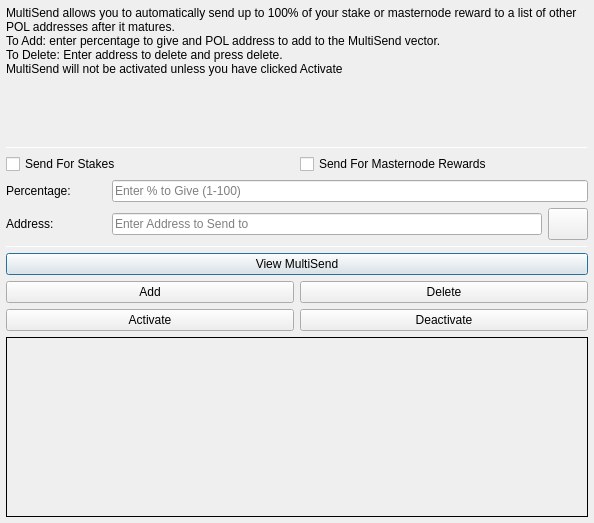
<?xml version="1.0" encoding="UTF-8"?>
<ui version="4.0">
 <class>MultiSendDialog</class>
 <widget class="QDialog" name="MultiSendDialog">
  <property name="windowModality">
   <enum>Qt::NonModal</enum>
  </property>
  <property name="geometry">
   <rect>
    <x>0</x>
    <y>0</y>
    <width>594</width>
    <height>523</height>
   </rect>
  </property>
  <property name="windowTitle">
   <string>MultiSend</string>
  </property>
  <layout class="QVBoxLayout" name="verticalLayout" stretch="0">
   <property name="leftMargin">
    <number>6</number>
   </property>
   <property name="topMargin">
    <number>6</number>
   </property>
   <property name="rightMargin">
    <number>6</number>
   </property>
   <property name="bottomMargin">
    <number>6</number>
   </property>
   <item>
    <layout class="QVBoxLayout" name="verticalLayout_Main" stretch="1,1,1,1,1,1">
     <item>
      <widget class="QLabel" name="label_2">
       <property name="lineWidth">
        <number>1</number>
       </property>
       <property name="text">
        <string>MultiSend allows you to automatically send up to 100% of your stake or masternode reward to a list of other POL addresses after it matures.
To Add: enter percentage to give and POL address to add to the MultiSend vector.
To Delete: Enter address to delete and press delete.
MultiSend will not be activated unless you have clicked Activate</string>
       </property>
       <property name="alignment">
        <set>Qt::AlignLeading|Qt::AlignLeft|Qt::AlignTop</set>
       </property>
       <property name="wordWrap">
        <bool>true</bool>
       </property>
      </widget>
     </item>
     <item>
      <widget class="Line" name="line">
       <property name="minimumSize">
        <size>
         <width>0</width>
         <height>1</height>
        </size>
       </property>
       <property name="maximumSize">
        <size>
         <width>16777215</width>
         <height>1</height>
        </size>
       </property>
       <property name="orientation">
        <enum>Qt::Horizontal</enum>
       </property>
      </widget>
     </item>
     <item>
      <layout class="QVBoxLayout" name="verticalLayout_Settings">
       <item>
        <layout class="QHBoxLayout" name="horizontalLayout">
         <item>
          <widget class="QCheckBox" name="multiSendStakeCheckBox">
           <property name="text">
            <string>Send For Stakes</string>
           </property>
          </widget>
         </item>
         <item>
          <widget class="QCheckBox" name="multiSendMasternodeCheckBox">
           <property name="text">
            <string>Send For Masternode Rewards</string>
           </property>
          </widget>
         </item>
        </layout>
       </item>
       <item>
        <layout class="QHBoxLayout" name="horizontalLayout_6">
         <item>
          <widget class="QLabel" name="label">
           <property name="minimumSize">
            <size>
             <width>100</width>
             <height>0</height>
            </size>
           </property>
           <property name="toolTip">
            <string>Percentage of stake to send</string>
           </property>
           <property name="text">
            <string>Percentage:</string>
           </property>
          </widget>
         </item>
         <item>
          <widget class="QLineEdit" name="multiSendPercentEdit">
           <property name="toolTip">
            <string>Enter whole numbers 1 - 100</string>
           </property>
           <property name="placeholderText">
            <string>Enter % to Give (1-100)</string>
           </property>
          </widget>
         </item>
        </layout>
       </item>
       <item>
        <layout class="QHBoxLayout" name="horizontalLayout_7">
         <item>
          <widget class="QLabel" name="label_5">
           <property name="minimumSize">
            <size>
             <width>100</width>
             <height>0</height>
            </size>
           </property>
           <property name="toolTip">
            <string>Address to send portion of stake to</string>
           </property>
           <property name="text">
            <string>Address:</string>
           </property>
          </widget>
         </item>
         <item>
          <widget class="QLineEdit" name="multiSendAddressEdit">
           <property name="toolTip">
            <string/>
           </property>
           <property name="placeholderText">
            <string>Enter Address to Send to</string>
           </property>
          </widget>
         </item>
         <item>
          <widget class="QPushButton" name="addressBookButton">
           <property name="maximumSize">
            <size>
             <width>16777215</width>
             <height>32</height>
            </size>
           </property>
           <property name="toolTip">
            <string>Choose an address from the address book</string>
           </property>
           <property name="text">
            <string/>
           </property>
           <property name="icon">
            <iconset resource="../polarisnetwork.qrc">
             <normaloff>:/icons/address-book</normaloff>:/icons/address-book</iconset>
           </property>
           <property name="shortcut">
            <string>Alt+A</string>
           </property>
           <property name="autoDefault">
            <bool>false</bool>
           </property>
          </widget>
         </item>
        </layout>
       </item>
      </layout>
     </item>
     <item>
      <widget class="Line" name="line_2">
       <property name="minimumSize">
        <size>
         <width>0</width>
         <height>1</height>
        </size>
       </property>
       <property name="maximumSize">
        <size>
         <width>16777215</width>
         <height>1</height>
        </size>
       </property>
       <property name="orientation">
        <enum>Qt::Horizontal</enum>
       </property>
      </widget>
     </item>
     <item>
      <layout class="QVBoxLayout" name="verticalLayout_Buttons">
       <item>
        <layout class="QHBoxLayout" name="horizontalLayout_4">
         <item>
          <widget class="QPushButton" name="viewButton">
           <property name="toolTip">
            <string/>
           </property>
           <property name="statusTip">
            <string>View MultiSend Vector</string>
           </property>
           <property name="text">
            <string>View MultiSend</string>
           </property>
          </widget>
         </item>
        </layout>
       </item>
       <item>
        <layout class="QHBoxLayout" name="horizontalLayout_2">
         <item>
          <widget class="QPushButton" name="addButton">
           <property name="toolTip">
            <string/>
           </property>
           <property name="statusTip">
            <string>Add to MultiSend Vector</string>
           </property>
           <property name="text">
            <string>Add</string>
           </property>
          </widget>
         </item>
         <item>
          <widget class="QPushButton" name="deleteButton">
           <property name="toolTip">
            <string/>
           </property>
           <property name="statusTip">
            <string>Delete Address From MultiSend Vector</string>
           </property>
           <property name="text">
            <string>Delete</string>
           </property>
          </widget>
         </item>
        </layout>
       </item>
       <item>
        <layout class="QHBoxLayout" name="horizontalLayout_5">
         <item>
          <widget class="QPushButton" name="activateButton">
           <property name="statusTip">
            <string>Activate MultiSend</string>
           </property>
           <property name="text">
            <string>Activate</string>
           </property>
          </widget>
         </item>
         <item>
          <widget class="QPushButton" name="disableButton">
           <property name="statusTip">
            <string>Deactivate MultiSend</string>
           </property>
           <property name="text">
            <string>Deactivate</string>
           </property>
          </widget>
         </item>
        </layout>
       </item>
      </layout>
     </item>
     <item>
      <widget class="QLabel" name="message">
       <property name="minimumSize">
        <size>
         <width>0</width>
         <height>180</height>
        </size>
       </property>
       <property name="frameShape">
        <enum>QFrame::Panel</enum>
       </property>
       <property name="frameShadow">
        <enum>QFrame::Plain</enum>
       </property>
       <property name="lineWidth">
        <number>1</number>
       </property>
       <property name="midLineWidth">
        <number>1</number>
       </property>
       <property name="text">
        <string/>
       </property>
       <property name="alignment">
        <set>Qt::AlignLeading|Qt::AlignLeft|Qt::AlignTop</set>
       </property>
       <property name="wordWrap">
        <bool>true</bool>
       </property>
      </widget>
     </item>
    </layout>
   </item>
  </layout>
 </widget>
 <resources>
  <include location="../polarisnetwork.qrc"/>
 </resources>
 <connections/>
</ui>
